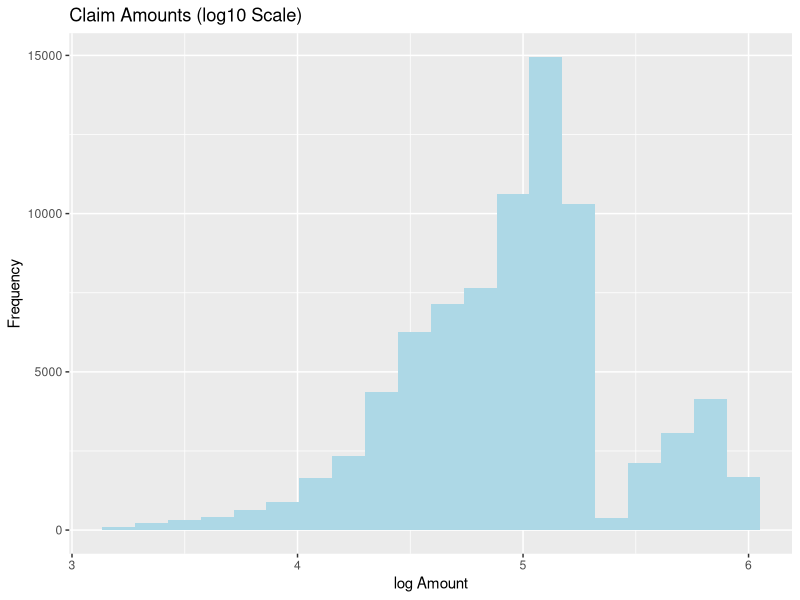
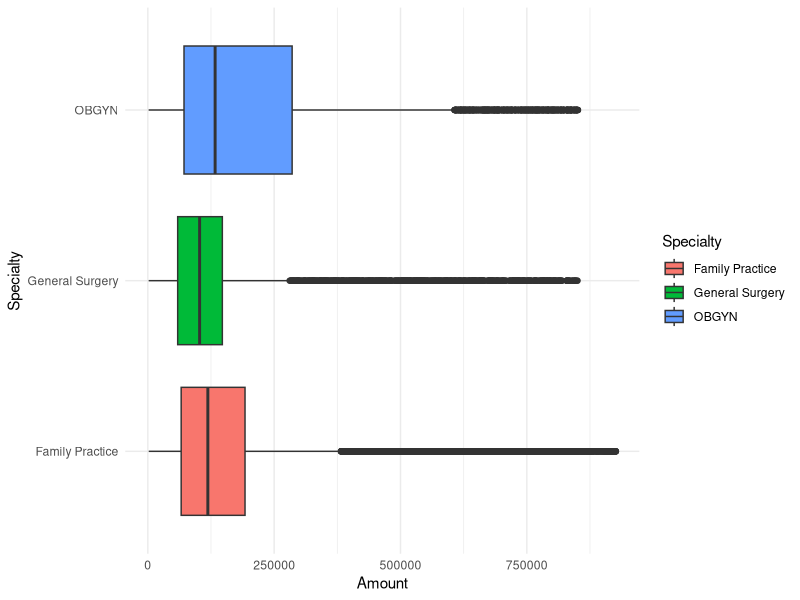

These figures' R source, in order:
# Consider the Medical Malpractice dataset and perform the following using the JMP Pro 
# tool. 
 
# 1. Using descriptive statistics and graphical displays, explore claim payment 
# amounts, and identify factors that appear to influence the amount of the payment. 
# 2. Use the data set to answer the following questions: 
# What percentage of the sample involved Anesthesiologists? Dermatologists? 
# Orthopedic surgeons? 
# Is there any relationship between age of the patient and size of the payment? 

data <- read.csv('medicalmalpractice.csv')
data

summary(data$Amount)

library(dplyr)
library(ggplot2)

ggplot(data,aes(x=log10(Amount)))+
  geom_histogram(fill="lightblue",bins=20)+
  labs(title="Claim Amounts (log10 Scale)",
       x="log Amount",
       y="Frequency")

top3_specialty <- data %>%
                  count(Specialty,name="n") %>%
                  slice_max(n,n=3) %>%
                  pull(Specialty)

data %>%
  filter(Specialty %in% top3_specialty) %>%
ggplot(aes(x=Specialty,y=Amount,fill=Specialty))+
  geom_boxplot()+
  coord_flip()+
  theme_minimal()

total = length(data$Specialty)

spec_percent <- data %>%
  group_by(Specialty) %>%
  summarise(
    n=n(),
    pct = 100*n/total
    ) %>%
  filter(Specialty %in% c("Anesthesiology","Dermatology","Orthopedic Surgery"))

spec_percent

cor.test(data$Age,data$Amount)





















